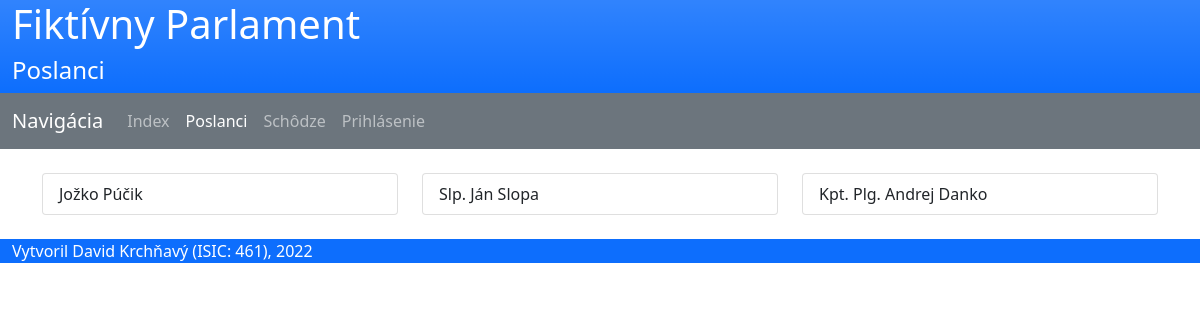
/poslanci.php, run on the app's committed database.
### tables this page shows
CREATE TABLE `poslanec` (
  `id` int(11) NOT NULL AUTO_INCREMENT,
  `id_udaje` int(11) DEFAULT NULL,
  `id_klub` int(11) NOT NULL DEFAULT 1 COMMENT 'predvolene je 1, co je nezaradeny',
  `specializacia` set('Financie','Ekonomika','Zdravotníctvo','Zahraničná politika','Vnútroštátna bezpečnosť','Životné prostredie','Právo','Kultúra','Vzdelanie') DEFAULT NULL,
  `heslo` varchar(255) NOT NULL,
  PRIMARY KEY (`id`),
  UNIQUE KEY `id_udaje` (`id_udaje`),
  KEY `id_klub` (`id_klub`),
  CONSTRAINT `poslanec_ibfk_2` FOREIGN KEY (`id_klub`) REFERENCES `poslanecky_klub` (`id`) ON DELETE NO ACTION ON UPDATE NO ACTION,
  CONSTRAINT `poslanec_ibfk_5` FOREIGN KEY (`id_udaje`) REFERENCES `osobne_udaje` (`id`) ON DELETE NO ACTION ON UPDATE NO ACTION
);

### poslanci.php (the view, shortened to what this page needs)
<?php
include('functions.php');
include('navbar.php');
include('database.php');
$poslanci = get_all_poslanci($mysqli);
$poslanci = partition($poslanci, 3);
if (isset($_GET['poslanec_id'])) {
    try {
        $poslanec = new Poslanec($mysqli, $_GET['poslanec_id']);
        if ($poslanec->udaje->id_previerka != null) $bezp_prev = new BezpecnostnaPrevierka($mysqli, $poslanec->udaje->id_previerka); ?>
        <div class="container">
            <div class="row">
                <div class="col-md-12">
                    <h2>Stránka poslanca</h2>
                    <div class="row">
                        <div class="col-md-4">
                            <h6>Meno a priezvisko:</h6>
                            <div class="bg-secondary bg-opacity-25 container mb-4">
                                <?= $poslanec->udaje->meno . ' ' . $poslanec->udaje->priezvisko ?></div>
                            <h6>Email:</h6>
                            <div class="bg-secondary bg-opacity-25 container mb-4"><?= $poslanec->udaje->email ?></div>
                        </div>
                        <div class="col-md-4">
                            <h6>Titul:</h6>
                            <div class="bg-secondary bg-opacity-25 container mb-4"><?= $poslanec->udaje->titul ?: '-' ?></div>
                            <?php if ($_SESSION[SESSION_USER_ROLE] == ROLE_ADMIN) { ?>
                                <h6>Bezpečnostná previerka:</h6>
                                <div class="bg-secondary bg-opacity-25 container mb-4"><?= ($bezp_prev->uroven ?? '-');
                                    if (isset($bezp_prev)) echo $bezp_prev->platnost ? ' (platná)' : ' (neplatná)'; ?></div>
                            <?php } ?>
                        </div>
                        <div class="col-md-4">
                            <h6>Adresa:</h6>
                            <div class="bg-secondary bg-opacity-25 container mb-4"><?= $poslanec->udaje->adresa ?></div>
                            <?php if ($_SESSION[SESSION_USER_ROLE] == ROLE_ADMIN) { ?>
                                <h6>BP udelil:</h6>
                                <div class="bg-secondary bg-opacity-25 container mb-4">
                                    <?php if (isset($bezp_prev)) {
                                        $udelil = new Admin($mysqli, $bezp_prev->kto_udelil);
                                        echo $udelil->udaje->meno . ' ' . $udelil->udaje->priezvisko;
                                    } else echo '-'; ?></div>
                            <?php } ?>
                        </div>
                    </div>
                </div>
            </div>
            <?php if ($_SESSION[SESSION_USER_ROLE] == ROLE_ADMIN) { ?>
                <div class="row">
                    <div class="col-md-12">
                        <button type="button" class="btn btn-primary" data-bs-toggle="collapse"
                                data-bs-target="#form_edit">Upraviť
                        </button>
                        <?php if (isset($result)) {
                            if ($result == SUCCESS) echo '<p class="d-inline mx-2 text-success">Poslanec upravený</p>';
                            else if ($result == ERROR_USER_EXISTS) echo '<p class="d-inline mx-2 text-danger">Zadaný email sa už používa!</p>';
                            else if ($result == ERROR_UNKNOWN) echo '<p class="d-inline mx-2 text-danger">Neznáma chyba</p>';
                        }?>
                    </div>
                </div>
                <div class="row">
                    <div class="col-md-8">
                        <form method="post" class="needs-validation collapse" id="form_edit" novalidate>
                            <div class="my-3">
                                <label for="email" class="form-label">Email:
                                    <i class="material-icons"
                                       title="Email musí mať platný formát napr. jozko@example.com">help</i>
                                </label>
                                <input type="email" class="form-control" id="email" placeholder="Zadajte email"
                                       name="email"
                                       value="<?= $poslanec->udaje->email ?>">
                                <div class="invalid-feedback">Zadajte platný email</div>
                            </div>
                            <div class="mb-3">
                                <label for="hidden_field" class="form-label">Špecializácia:
                                    <i class="material-icons" title="Špecializácie používateľa">help</i>
                                </label>
                                <input type="hidden" id="hidden_field" value="">
                                <div class="form-check">
                                    <?php foreach (get_spec_values($mysqli) as $spec) {
                                        $l = strtolower($spec);
                                        $l = explode(' ', $l)[0]; ?>
                                        <input class="form-check-input" type="checkbox" value="<?= $spec ?>"
                                               id="sp_<?= $l ?>"
                                               name="specializacia[]" <?php if (in_array($spec, $poslanec->specializacia)) echo ' checked' ?>>
                                        <label class="form-check-label" for="sp_<?= $l ?>"><?= $spec ?></label><br>
                                    <?php } ?>
                                </div>
                            </div>
                            <div class="row mb-3">
                                <div class="col-md-3">
                                    <label for="titul" class="form-label">Titul:
                                        <i class="material-icons" title="Tituly používateľa, napr. Mgr.">help</i>
                                    </label>
                                    <input type="text" class="form-control" id="titul" placeholder="Zadajte titul"
                                           name="titul"
                                           value="<?= $poslanec->udaje->titul ?>">
                                </div>
                                <div class="col-md-9">
                                    <label for="meno_priezvisko" class="form-label">Meno a priezvisko:
                                        <i class="material-icons"
                                           title="Musí obsahovať presne dve slová po aspoň 3 znaky a nesmie byť dlhšie ako 60 znakov">help</i>
                                    </label>
                                    <input type="text" class="form-control" id="meno_priezvisko"
                                           placeholder="Zadajte meno a priezvisko" name="cele_meno"
                                           value="<?= $poslanec->udaje->meno . ' ' . $poslanec->udaje->priezvisko ?>">
                                    <div class="invalid-feedback" id="meno_feedback"></div>
                                </div>
                            </div>
                            <div class="mb-3">
                                <label for="adresa" class="form-label">Adresa:
                                    <i class="material-icons" title="Musí mať medzi 6 a 100 znakov">help</i>
                                </label>
                                <textarea class="form-control" id="adresa" placeholder="Zadajte adresu"
                                          name="adresa" rows="5"><?= $poslanec->udaje->adresa ?></textarea>
                                <div class="invalid-feedback" id="adresa_feedback"></div>
                            </div>
                            <input type="hidden" name="poslanec_id" value="<?= $_GET['poslanec_id'] ?>">
                            <button type="submit" name="submit" class="btn btn-primary">Potvrdiť</button>
                        </form>
                    </div>
                </div>
            <?php } ?>
        </div>
    <?php }
    catch (UserNotFoundException) {
        display_error('Zadaný poslanec sa nenašiel');
    }
} else { ?>
    <div class="container">
        <div class="row">
            <div class="col-md-4">
                <ul class="list-group">
                    <?php foreach ($poslanci[0] as $posl) { ?>
                        <a href="?poslanec_id=<?= $posl['id'] ?>"
                           class="list-group-item"><?= join(' ', array_slice($posl, 1)) ?></a>
                    <?php } ?>
                </ul>
            </div>
            <div class="col-md-4">
                <ul class="list-group">
                    <?php foreach ($poslanci[1] as $posl) { ?>
                        <a href="?poslanec_id=<?= $posl['id'] ?>"
                           class="list-group-item"><?= join(' ', array_slice($posl, 1)) ?></a>
                    <?php } ?>
                </ul>
            </div>
            <div class="col-md-4">
                <ul class="list-group">
                    <?php foreach ($poslanci[2] as $posl) { ?>
                        <a href="?poslanec_id=<?= $posl['id'] ?>"
                           class="list-group-item"><?= join(' ', array_slice($posl, 1)) ?></a>
                    <?php } ?>
                </ul>
            </div>
        </div>
    </div>
<?php }
include('footer.php'); ?>

### style.css (style rules this page uses)
html { position: relative; min-height: 100%; }

### data on the page
poslanec: posl "Jožko Púčik"
poslanec: posl "Slp. Ján Slopa"
poslanec: posl "Kpt. Plg. Andrej Danko"

### other printed values
$title "Poslanci"
